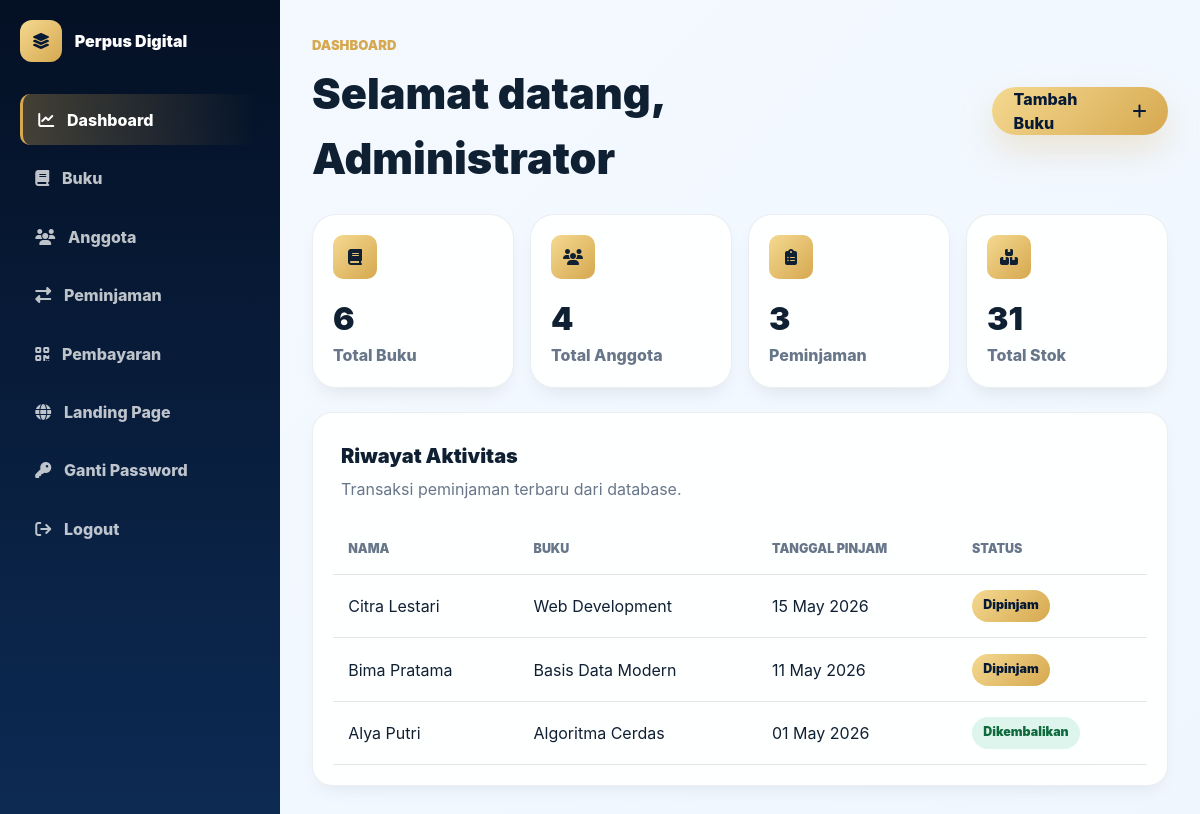
/admin/dashboard.php (signed in), run on an earlier commit of the app's database.
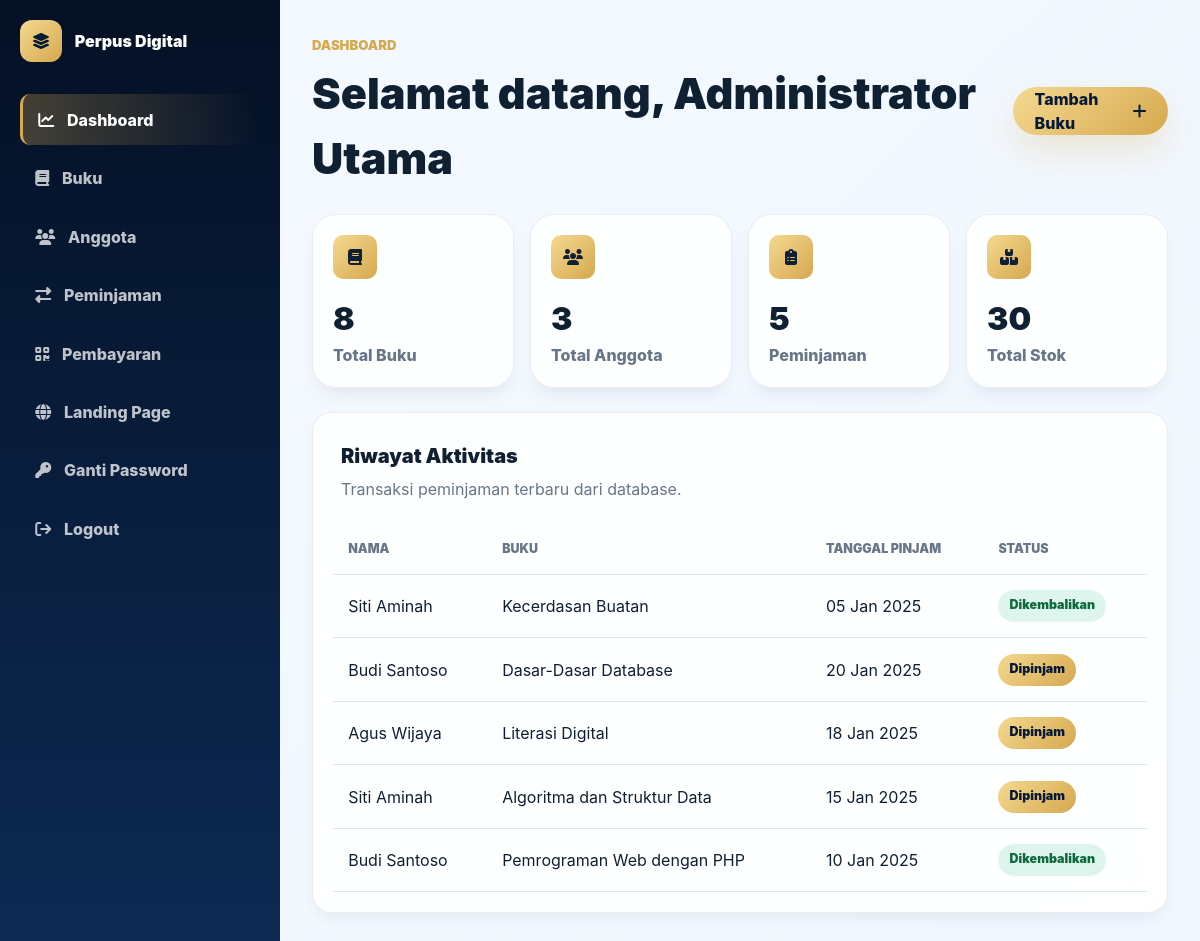
And on a later commit of the database.
### tables this page shows
CREATE TABLE peminjaman (
    id_peminjaman INT UNSIGNED AUTO_INCREMENT PRIMARY KEY,
    id_anggota INT UNSIGNED NOT NULL,
    id_buku INT UNSIGNED NOT NULL,
    tanggal_pinjam DATE NOT NULL,
    tanggal_kembali DATE NOT NULL,
    status ENUM('dipinjam', 'dikembalikan') DEFAULT 'dipinjam',
    created_at TIMESTAMP DEFAULT CURRENT_TIMESTAMP,
    FOREIGN KEY (id_anggota) REFERENCES anggota(id_anggota) ON DELETE RESTRICT,
    FOREIGN KEY (id_buku) REFERENCES buku(id_buku) ON DELETE RESTRICT
);

CREATE TABLE anggota (
    id_anggota INT UNSIGNED AUTO_INCREMENT PRIMARY KEY,
    nama VARCHAR(120) NOT NULL,
    alamat TEXT NOT NULL,
    no_hp VARCHAR(15) NOT NULL,
    created_at TIMESTAMP DEFAULT CURRENT_TIMESTAMP
);

CREATE TABLE buku (
    id_buku INT UNSIGNED AUTO_INCREMENT PRIMARY KEY,
    judul VARCHAR(200) NOT NULL,
    pengarang VARCHAR(100) NOT NULL,
    kategori VARCHAR(50) NOT NULL,
    tahun_terbit YEAR NOT NULL,
    stok INT UNSIGNED NOT NULL DEFAULT 0,
    cover_buku VARCHAR(255) DEFAULT NULL,
    deskripsi TEXT,
    total_rating DECIMAL(2,1) DEFAULT 0.0,
    jumlah_rating INT UNSIGNED DEFAULT 0,
    created_at TIMESTAMP DEFAULT CURRENT_TIMESTAMP
);

### admin/dashboard.php (the view, shortened to what this page needs)
<?php
require_once __DIR__ . '/../koneksi.php';
$stats = [
    'buku' => (int) $pdo->query('SELECT COUNT(*) FROM buku')->fetchColumn(),
    'anggota' => (int) $pdo->query('SELECT COUNT(*) FROM anggota')->fetchColumn(),
    'peminjaman' => (int) $pdo->query('SELECT COUNT(*) FROM peminjaman')->fetchColumn(),
    'stok' => (int) $pdo->query('SELECT COALESCE(SUM(stok), 0) FROM buku')->fetchColumn(),
    'buku_dipinjam' => (int) $pdo->query('SELECT COUNT(*) FROM peminjaman WHERE status = "dipinjam"')->fetchColumn(),
];
$latest = $pdo->query(
    "SELECT a.nama, b.judul, p.tanggal_pinjam, p.status
     FROM peminjaman p
     INNER JOIN anggota a ON a.id_anggota = p.id_anggota
     INNER JOIN buku b ON b.id_buku = p.id_buku
     ORDER BY p.id_peminjaman DESC
     LIMIT 8"
)->fetchAll();
?>
<!DOCTYPE html>
<html lang="id">
<head>
  <script src="https://cdn.tailwindcss.com"></script>
  <link rel="stylesheet" href="https://cdnjs.cloudflare.com/ajax/libs/font-awesome/6.5.2/css/all.min.css">
  <link rel="stylesheet" href="../assets/css/style.css">
</head>
<body class="admin-body">
  <aside class="admin-sidebar">
    <a href="dashboard.php" class="admin-logo"><i class="fa-solid fa-layer-group"></i><span>Perpus Digital</span></a>
    <nav>
      <a class="active" href="dashboard.php"><i class="fa-solid fa-chart-line"></i> Dashboard</a>
      <a href="buku.php"><i class="fa-solid fa-book"></i> Buku</a>
      <a href="anggota.php"><i class="fa-solid fa-users"></i> Anggota</a>
      <a href="peminjaman.php"><i class="fa-solid fa-right-left"></i> Peminjaman</a>
      <a href="pembayaran.php"><i class="fa-solid fa-qrcode"></i> Pembayaran</a>
      <a href="../index.php"><i class="fa-solid fa-globe"></i> Landing Page</a>
      <a href="ganti_password.php?<?= time() ?>"><i class="fa-solid fa-key"></i> Ganti Password</a>
      <a href="logout.php"><i class="fa-solid fa-arrow-right-from-bracket"></i> Logout</a>
    </nav>
  </aside>
  <main class="admin-main">
    <header class="admin-topbar">
      <div>
        <span>Dashboard</span>
        <h1>Selamat datang, <?= htmlspecialchars($_SESSION['admin']['nama']) ?></h1>
      </div>
      <a href="buku.php" class="primary-button">Tambah Buku <i class="fa-solid fa-plus"></i></a>
    </header>
    <section class="admin-stat-grid">
      <article><i class="fa-solid fa-book"></i><strong><?= number_format($stats['buku'], 0, ',', '.') ?></strong><span>Total Buku</span></article>
      <article><i class="fa-solid fa-users"></i><strong><?= number_format($stats['anggota'], 0, ',', '.') ?></strong><span>Total Anggota</span></article>
      <article><i class="fa-solid fa-clipboard-list"></i><strong><?= number_format($stats['peminjaman'], 0, ',', '.') ?></strong><span>Peminjaman</span></article>
      <article><i class="fa-solid fa-boxes-stacked"></i><strong><?= number_format($stats['stok'], 0, ',', '.') ?></strong><span>Total Stok</span></article>
    </section>
    <section class="admin-panel">
      <div class="admin-panel-head">
        <div>
          <h2>Riwayat Aktivitas</h2>
          <p>Transaksi peminjaman terbaru dari database.</p>
        </div>
      </div>
      <div class="admin-table-wrap">
        <table class="admin-table">
          <thead>
            <tr>
              <th>Nama</th>
              <th>Buku</th>
              <th>Tanggal Pinjam</th>
              <th>Status</th>
            </tr>
          </thead>
          <tbody>
            <?php foreach ($latest as $item): ?>
              <tr>
                <td><?= htmlspecialchars($item['nama']) ?></td>
                <td><?= htmlspecialchars($item['judul']) ?></td>
                <td><?= date('d M Y', strtotime($item['tanggal_pinjam'])) ?></td>
                <td><span class="status-badge <?= $item['status'] === 'dikembalikan' ? 'done' : '' ?>"><?= $item['status'] === 'dikembalikan' ? 'Dikembalikan' : 'Dipinjam' ?></span></td>
              </tr>
            <?php endforeach; ?>
          </tbody>
        </table>
      </div>
    </section>
  </main>
</body>
</html>

What changed in the data, as far as the page shows it:
added peminjaman: id_anggota.nama "Siti Aminah", id_buku.judul "Kecerdasan Buatan", tanggal_pinjam "05 Jan 2025", status "Dikembalikan"
added peminjaman: id_anggota.nama "Budi Santoso", id_buku.judul "Dasar-Dasar Database", tanggal_pinjam "20 Jan 2025", status "Dipinjam"
changed peminjaman: id_anggota.nama "Citra Lestari" → "Agus Wijaya"; id_buku.judul "Web Development" → "Literasi Digital"; tanggal_pinjam "15 May 2026" → "18 Jan 2025"
changed peminjaman: id_anggota.nama "Bima Pratama" → "Siti Aminah"; id_buku.judul "Basis Data Modern" → "Algoritma dan Struktur Data"; tanggal_pinjam "11 May 2026" → "15 Jan 2025"
changed peminjaman: id_anggota.nama "Alya Putri" → "Budi Santoso"; id_buku.judul "Algoritma Cerdas" → "Pemrograman Web dengan PHP"; tanggal_pinjam "01 May 2026" → "10 Jan 2025"
Also different on the page:
$_SESSION['admin']['nama']: "Administrator" → "Administrator Utama"
$stats['buku']: "6" → "8"
$stats['anggota']: "4" → "3"
$stats['peminjaman']: "3" → "5"
$stats['stok']: "31" → "30"
